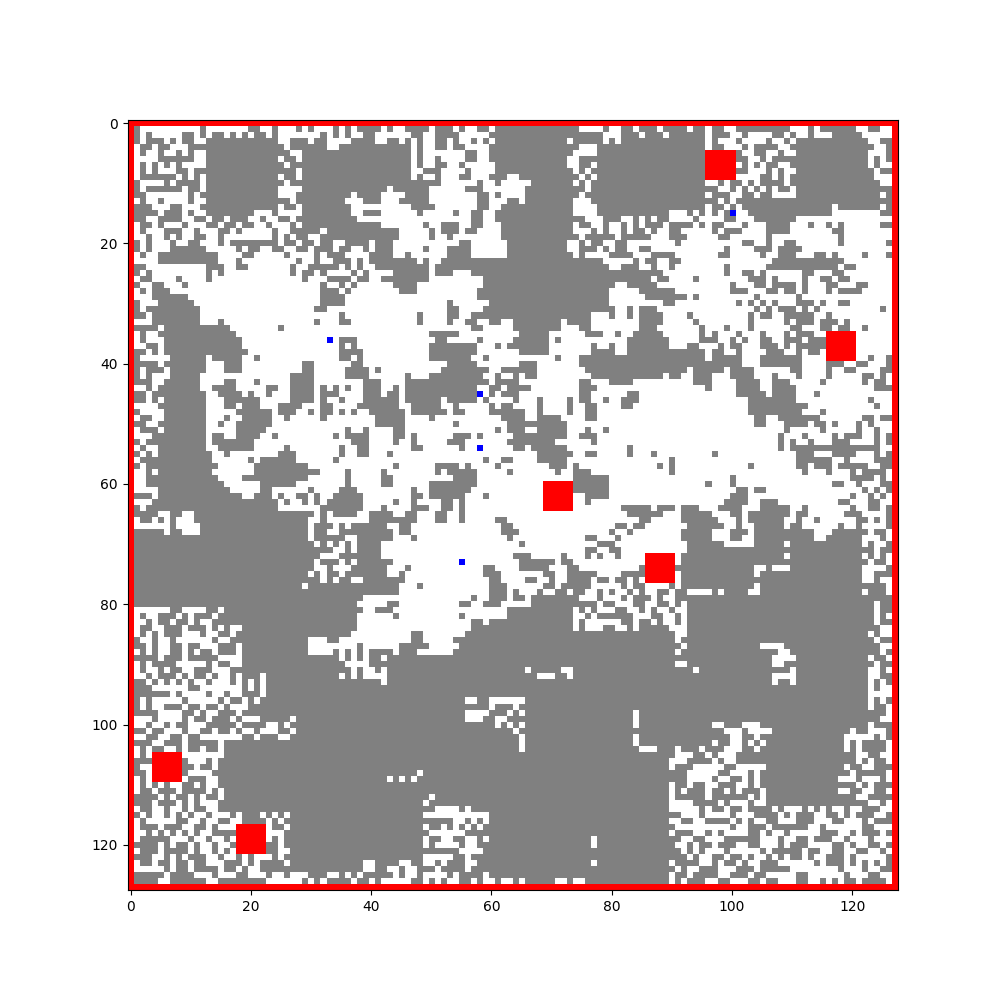

Reproduce this figure in Python.
#from pettingzoo import ParallelEnv
from gymnasium.spaces import Discrete, Box
import numpy as np
import matplotlib.pyplot as plt
import matplotlib.colors as mcolors

class VacuumCleanerEnv:
    """
    Environment Representation:
    ---------------------------
        0: Clean space
        1: Dirty space
        -1: Obstacle
        2: "Point of view" agent
        3: Other agents in environment
    """
    #metadata = {'render.modes': ['human']}

    def __init__(self):
        self.num_agents = 5
        self.grid_size = 128
        self.max_cycles = 10000 #max_cycles
        self.cycle_count = 0
        self.agents = [f'agent_{i}' for i in range(self.num_agents)]
        self.grid = np.ones((self.grid_size, self.grid_size))
        self.valid_moves = {f'agent_{i}': True for i in range(self.num_agents) }

        self.action_spaces = {f"agent_{i}": Discrete(5) for i in range(self.num_agents)}
        self.observation_spaces = {f"agent_{i}": Box(low=0, high=1, shape=(self.grid_size, self.grid_size), dtype=np.float32) for i in range(self.num_agents)}
        self.agent_size = 1 # size of the agent (agent occupies n x n cells)
        self.obstacle_size = 5
        self.num_obstacles = 6
        self.dirt_size = 12
        self.num_dirt = 125

    def _check_space_is_free(self, x, y, n):
        # Check if an NxN area is free of obstacles for agent initialization
        for i in range(x, x + n):
            for j in range(y, y + n):
                if self._is_obstacle(i, j):  # Assuming obstacles are already initialized
                    return False
        return True
    
    def _initialize_agents(self):
        self.agent_positions = {}
        for agent_id in self.agents:
            robots_placed = False
            while not robots_placed:
                x, y = (np.random.randint(0, self.grid_size - self.agent_size + 1),
                        np.random.randint(0, self.grid_size - self.agent_size + 1))
                if self._check_space_is_free(x, y, self.agent_size):
                    self.agent_positions[agent_id] = (x, y)
                    robots_placed = True

    def _initialize_obstacles(self, obstacle_size, num_obstacles):
        #self.grid[0]
        # Initialize walls in the room
        for index in [0, -1]:
            self.grid[index, :] = -1
            self.grid[:, index] = -1
        for _ in range(num_obstacles):
            obstacles_placed = False
            while not obstacles_placed:
                x, y = (np.random.randint(0, self.grid_size - obstacle_size + 1),
                        np.random.randint(0, self.grid_size - obstacle_size + 1))
                if self._check_space_is_free(x, y, obstacle_size):
                    # Place the obstacle
                    for i in range(x, x + obstacle_size):
                        for j in range(y, y + obstacle_size):
                            self.grid[i, j] = -1  # Marking the obstacle
                    obstacles_placed = True

    def _initialize_dirt(self, dirt_size, num_dirt):
        for _ in range(num_dirt):
            dirt_placed = False
            while not dirt_placed:
                # Place garbage
                x, y = (np.random.randint(0, self.grid_size - dirt_size + 1),
                        np.random.randint(0, self.grid_size - self.dirt_size + 1))
                if self._check_space_is_free(x, y, dirt_size):
                    # Place dirty places
                    for i in range(x, x + dirt_size):
                        for j in range(y, y + dirt_size):
                            self.grid[i, j] = 1 # Marking as dirt
                    dirt_placed = True
 
    def reset(self):
        self.cycle_count = 0
        # Initialize a clean grid
        self.grid = np.zeros((self.grid_size, self.grid_size))

        # Reset the list of agents
        self.agents = [f"agent_{i}" for i in range(self.num_agents)]

        # Randomly place dirt
        num_dirt_cells = int(self.grid_size * self.grid_size * 0.5)  # Example: N% of the grid
        dirt_positions = np.random.choice(self.grid_size * self.grid_size, num_dirt_cells, replace=False)
        for pos in dirt_positions:
            x, y = pos // self.grid_size, pos % self.grid_size
            self.grid[x, y] = 1  # 1 indicates dirt

        # Initialize agents' positions
        self._initialize_agents()

        # Initialize obstacles
        self._initialize_obstacles(obstacle_size=self.obstacle_size, num_obstacles=self.num_obstacles)

        # Initialize dirt
        self._initialize_dirt(dirt_size=self.dirt_size, num_dirt=self.num_dirt)

        return self._observe()

    def _get_new_position(self, x, y, action, n):
        # Adjust bounds to prevent the NxN agent from going out of bounds
        if action == 1:  # up
            new_x = max(x - 1, 0)
            new_y = y
        elif action == 2:  # down
            new_x = min(x + 1, self.grid_size - n)
            new_y = y
        elif action == 3:  # left
            new_x = x
            new_y = max(y - 1, 0)
        elif action == 4:  # right
            new_x = x
            new_y = min(y + 1, self.grid_size - n)
        else:  # stay
            new_x = x
            new_y = y
        return new_x, new_y

    def _clean_area_around(self, x, y, n):
        for i in range(x, x + n):
            for j in range(y, y + n):
                if 0 <= i < self.grid_size and 0 <= j < self.grid_size and not self._is_obstacle(i, j):
                    self.grid[i, j] = 0  # Cleaning the cell

    def step(self, actions):
        self.cycle_count += 1
        rewards = {agent_id:0 for agent_id in self.agents}

        for agent_id, action in actions.items():
            x, y = self.agent_positions[agent_id]  # Get the current position
            action = actions[agent_id] # Take the action of the current agent

            # Get the new position based on the agent's action
            new_x, new_y = self._get_new_position(x, y, action, self.agent_size)

            # Move the agent if the new position is valid
            if self._check_new_position_is_valid(new_x, new_y, self.agent_size):
                # Set a flag for current move as valid -- important for further reward calculation
                self.valid_moves[agent_id] = True
                self.agent_positions[agent_id] = (new_x, new_y)
            else:
                self.valid_moves[agent_id] = False # assign the move as invalid for reward calculation
            
            reward = self._calculate_rewards(action, agent_id)
            rewards[agent_id] = reward

            self._clean_area_around(new_x, new_y, self.agent_size)

        observations = self._observe()
        dones = {agent: self.cycle_count >= self.max_cycles for agent in self.agents}
        infos = {agent: {} for agent in self.agents}

        return observations, rewards, dones, infos

    def _check_new_position_is_valid(self, x, y, n):
        for i in range(x, x + n):
            for j in range(y, y + n):
                if i >= self.grid_size or j >= self.grid_size or self._is_obstacle(i, j):
                    return False  # Invalid position if out of bounds or on an obstacle
        return True

    def _observe(self):
        observations = {}
        for agent_id in self.agents:
            # Create an observation that includes the grid and the agent's position
            obs = np.copy(self.grid)
            
            # Mark the position of the current agent
            agent_x, agent_y = self.agent_positions[agent_id]
            obs[agent_x, agent_y] = 2

            # Mark positions of other agents
            for other_agent_id, pos in self.agent_positions.items():
                if other_agent_id != agent_id:
                    other_agent_x, other_agent_y = pos
                    obs[other_agent_x, other_agent_y] = 3

            observations[agent_id] = obs
        return observations
    
    def _is_obstacle(self, x, y):
        return self.grid[x, y] == -1 # Assuming that obstacle is represented as -1

    def _calculate_rewards(self, action:int, agent_id:str):
        #rewards = {agent_id: 0 for agent_id in self.agents}
        step_penalty = -0.3  # Reduced penalty for each step
        cleaning_reward = 1
        obstacle_penalty = -100  # penalty for hitting an obstacle
        redundant_cleaning_penalty = -0.5

        reward = step_penalty  # Start with no penalty

        x, y = self.agent_positions[agent_id]

        # Reward for cleaning a dirty cell
        if self.grid[x, y] == 1: # prevent receiving reward while staying at the walls
            reward += cleaning_reward

        if self.grid[x, y] == 0:
                reward += redundant_cleaning_penalty

        if self.valid_moves[agent_id] == False:
            reward += obstacle_penalty

        # Small penalty for staying still (which is an intentional lack of movement)
        if action == 0:
            reward += -1

            #rewards[agent_id] += reward

        return reward

    def render(self, fig, ax, mode='human', show_grid=False):
        # Create a color map for rendering
        cmap = mcolors.ListedColormap(['red', 'white', 'grey', 'blue'])
        bounds = [-1, 0, 1, 2, 3]
        norm = mcolors.BoundaryNorm(bounds, cmap.N)

        # Create a render grid
        render_grid = np.copy(self.grid)

        # Reset the cells to clean for rendering purposes
        # If the cell is not dirty (represented by 1), set it to clean (0)
        render_grid[render_grid > 1] = 0

        # Mark the current positions of the robots with their coverage area
        n = self.agent_size  # The coverage area of the robots, NxN
        for agent_id, (x, y) in self.agent_positions.items():
            agent_marker = 3 if agent_id == 'agent_0' else 4  # Markers for the robots
            for i in range(x - n // 2, x + (n + 1) // 2):
                for j in range(y - n // 2, y + (n + 1) // 2):
                    if 0 <= i < self.grid_size and 0 <= j < self.grid_size:  # Check grid boundaries
                        render_grid[i, j] = agent_marker

        # Update the plot
        ax.clear()
        ax.imshow(render_grid, cmap=cmap, norm=norm)

        if show_grid:
            ax.set_xticks(np.arange(-.5, self.grid_size, 1), minor=True)
            ax.set_yticks(np.arange(-.5, self.grid_size, 1), minor=True)
            ax.grid(which="minor", color="black", linestyle='-', linewidth=0.1)
            ax.tick_params(which="major", bottom=False, left=False, labelbottom=False, labelleft=False)
        else:
            # Hide grid lines
            ax.grid(False)
        # Redraw the canvas
        fig.canvas.draw()

    def close(self):
        # Close any resources if necessary
        pass

if __name__=="__main__":
    # Create the environment
    env = VacuumCleanerEnv() #env_creator()

    # Reset the environment to start a new episode
    observations = env.reset()

    fig, ax = plt.subplots(figsize=(10, 10))

    for i in range(10000):  # Simulate n steps as an example
        # Sample a random action for each agent
        actions = {agent: env.action_spaces[agent].sample() for agent in env.agents}

        # Perform a step in the environment with the sampled actions
        observations, rewards, dones, infos = env.step(actions)

        # Optional: Print observations, rewards, etc. for debugging
        #print("Observations:", observations)
        #print(f"{i}: Rewards: {rewards}")
        #print("Dones:", dones)
        #env.render()

        # Mark the positions of the agents
        for agent_id, (x, y) in env.agent_positions.items():
            agent_marker = int(agent_id.split('_')[-1]) + 3  # Assign a unique value for each agent
            env.grid[x, y] = agent_marker

        # Check if the episode is done for any agent
        if any(dones.values()):
            break
        
        # Render the current state of the environment
        env.render(fig, ax, show_grid=False)
        plt.pause(0.01)

    plt.show()
